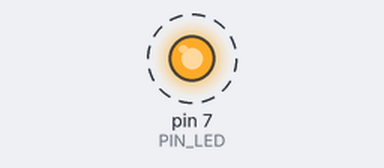
Bench run of a sketch on a simulated Arduino Uno, built with avr-gcc and run on an emulated ATmega328P. Parts: output pins drawn as LEDs (lit = HIGH). Dashed ring = blinking. At 2.0 s the program stops and its outputs stay as they are.

Above: at 1.05 s.
Timing chart, 0 to 3.5 s (numbered marks = the images above):
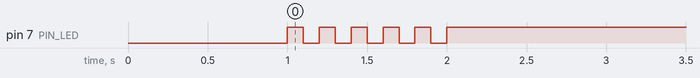

Measured:
- by itself, pin 7 (PIN_LED): alternates HIGH for 0.10 s and LOW for 0.10 s, 11 changes in all, then stays HIGH

The sketch:

05_practice_2.ino
```cpp
#define PIN_LED 7
unsigned int count, toggle;

void setup() {
  pinMode(PIN_LED, OUTPUT);
  digitalWrite(PIN_LED, 0);
  delay(1000);
}

void loop() {
  for ( int i = 0 ; i < 10 ; i++)
  {
    toggle = toggle_state(toggle); //toggle LED value.
    digitalWrite(PIN_LED, toggle); // update LED status.
    delay(100); // wait for 100 milliseconds
  }
  while(1)
  {
    digitalWrite(PIN_LED, 1);
  }
}

int toggle_state(int toggle) {
  if (toggle==0){
    toggle=1;
  }
  else {
    toggle=0;
  }
  return toggle;
}
```
